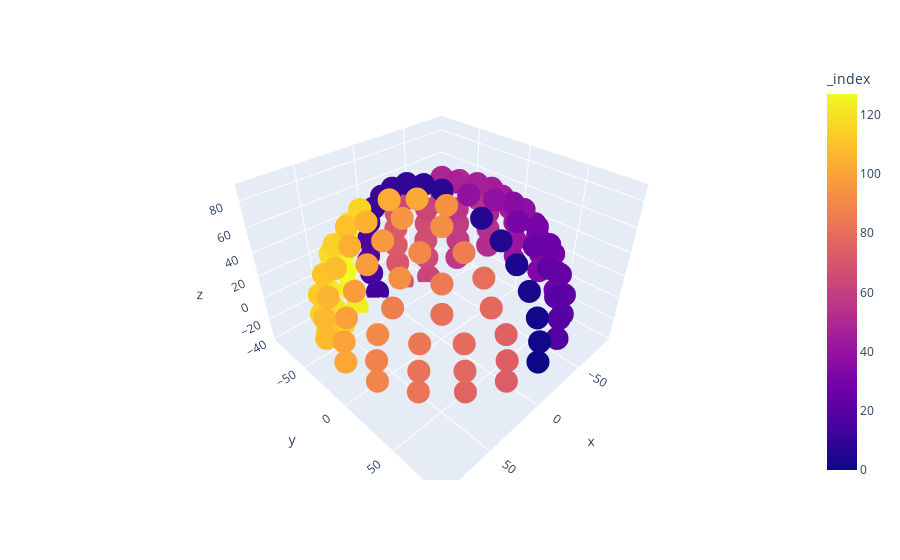

Notebook source saved alongside this figure:
### Code cell
px.scatter_3d(df, 'x','y','z',df.index)

### Figure 1 — Plotly figure (JSON) as saved in the notebook; plotly's stock layout.template omitted (floating-point values rounded to 4 significant figures)
{"data": [{"hovertemplate": "x=%{x}<br>y=%{y}<br>z=%{z}<br>_index=%{marker.color}<extra></extra>", "legendgroup": "", "marker": {"color": [0, 1, 2, 3, 4, 5, 6, 7, 8, 9, 10, 11, 12, 13, 14, 15, 16, 17, 18, 19, 20, 21, 22, 23, 24, 25, 26, 27, 28, 29, 30, 31, 32, 33, 34, 35, 36, 37, 38, 39, 40, 41, 42, 43, 44, 45, 46, 47, 48, 49, 50, 51, 52, 53, 54, 55, 56, 57, 58, 59, 60, 61, 62, 63, 64, 65, 66, 67, 68, 69, 70, 71, 72, 73, 74, 75, 76, 77, 78, 79, 80, 81, 82, 83, 84, 85, 86, 87, 88, 89, 90, 91, 92, 93, 94, 95, 96, 97, 98, 99, 100, 101, 102, 103, 104, 105, 106, 107, 108, 109, 110, 111, 112, 113, 114, 115, 116, 117, 118, 119, 120, 121, 122, 123, 124, 125, 126, 127], "coloraxis": "coloraxis", "symbol": "circle"}, "mode": "markers", "name": "", "scene": "scene", "showlegend": false, "type": "scatter3d", "x": [0, 0, 0, 0, 0, 0, 0, 0, 0, 0, 0, 0, 0, 0, 0, 0, 0, 0, -27, -27, -25, -51, -51, -28, -48, -24, -52, -71, -70, -66, -45, -25, -68, -83, -82, -78, -43, -58, -24, -10, -87, -86, -82, -74, -63, -50, -34, -17, -58, -24, -78, -43, -83, -82, -68, -45, -66, -69, -71, -70, -52, -24, -47, -48, -28, -50, -51, -51, -25, -25, -26, -27, -27, 27, 27, 25, 51, 51, 28, 48, 24, 52, 70, 71, 66, 45, 25, 68, 82, 83, 43, 78, 24, 58, 10, 34, 50, 63, 74, 82, 86, 87, 17, 24, 58, 43, 78, 82, 83, 68, 45, 66, 69, 70, 71, 52, 24, 47, 48, 28, 50, 51, 51, 25, 25, 26, 27, 27], "y": [87, 86, 82, 74, 63, 50, 34, 0, -17, -34, -50, -63, -74, -79, -82, -85, -86, -87, 83, 82, 78, 71, 70, 68, 66, 58, 52, 51, 51, 48, 45, 43, 28, 27, 27, 25, 25, 24, 24, 14, 0, 0, 0, 0, 0, 0, 0, -5, -24, -24, -25, -25, -27, -27, -28, -45, -48, -50, -51, -51, -52, -58, -64, -66, -68, -69, -70, -71, -75, -78, -81, -82, -83, 83, 82, 78, 71, 70, 68, 66, 58, 52, 51, 51, 48, 45, 43, 28, 27, 27, 25, 25, 24, 24, 14, 0, 0, 0, 0, 0, 0, 0, -5, -24, -24, -25, -25, -27, -27, -28, -45, -48, -50, -51, -51, -52, -58, -64, -66, -68, -69, -70, -71, -75, -78, -81, -82, -83], "z": [-3, 14, 31, 47, 61, 72, 81, 88, 86, 81, 72, 61, 47, -37, 31, -20, 14, -3, -3, 14, 31, -3, 14, 47, 31, 61, 47, -3, 14, 31, 61, 72, 47, -3, 14, 31, 72, 61, 81, 86, -3, 14, 31, 47, 61, 72, 81, 86, 61, 81, 31, 72, -3, 14, 47, 61, 31, -20, -3, 14, 47, 61, -37, 31, 47, -20, 14, -3, -37, 31, -20, 14, -3, -3, 14, 31, -3, 14, 47, 31, 61, 47, 14, -3, 31, 61, 72, 47, 14, -3, 72, 31, 81, 61, 86, 81, 72, 61, 47, 31, 14, -3, 86, 81, 61, 72, 31, 14, -3, 47, 61, 31, -20, 14, -3, 47, 61, -37, 31, 47, -20, 14, -3, -37, 31, -20, 14, -3]}], "layout": {"coloraxis": {"colorbar": {"title": {"text": "_index"}}, "colorscale": [[0, "#0d0887"], [0.1111, "#46039f"], [0.2222, "#7201a8"], [0.3333, "#9c179e"], [0.4444, "#bd3786"], [0.5556, "#d8576b"], [0.6667, "#ed7953"], [0.7778, "#fb9f3a"], [0.8889, "#fdca26"], [1, "#f0f921"]]}, "legend": {"tracegroupgap": 0}, "margin": {"t": 60}, "scene": {"domain": {"x": [0, 1], "y": [0, 1]}, "xaxis": {"title": {"text": "x"}}, "yaxis": {"title": {"text": "y"}}, "zaxis": {"title": {"text": "z"}}}}}
